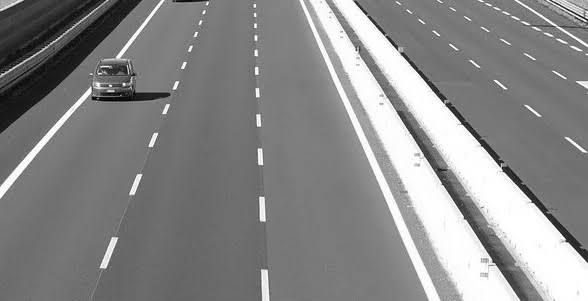
#> input picture Machine_Vision/P2/input.png, 588 x 301 px
$ jupyter execute hough_line.ipynb
#> lines starting #> are read from the running program, lines starting #| are printed output that depends on the picture; after the words box and inside, x2 and y2 are one past the last pixel; in counts of white or black regions, pixels touching at a corner belong together
[cell 1]
import cv2
import numpy as np
import matplotlib.pyplot as plt

image = cv2.imread("input.png", cv2.IMREAD_GRAYSCALE)
#> image is the input picture: shape (301, 588); min 0, max 255, mean 136

# استخراج لبه‌ ها (Canny)
edges = cv2.Canny(image, 50, 150)
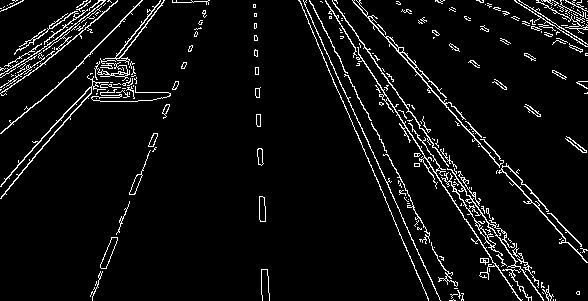
#> edges: shape (301, 588); 5.6% white in thin lines or dots

# هاف
height, width = edges.shape
#> height = 301; width = 588

diag_len = int(np.ceil(np.sqrt(height**2 + width**2)))
#> diag_len = 661

rhos = np.arange(-diag_len, diag_len + 1, 1)
#> rhos = 1323 values from -661 to 661
thetas = np.deg2rad(np.arange(-90, 90, 1))

accumulator = np.zeros((len(rhos), len(thetas)))

cos_t = np.cos(thetas)
sin_t = np.sin(thetas)

# شمارش
ys, xs = np.nonzero(edges)
#> ys = 9943 values from 0 to 300; xs = 9943 values, max 587 at index 170, min 0 at index 555, mean 326.1

for i in range(len(xs)):
    x = xs[i]
    y = ys[i]

    for t in range(len(thetas)):
        rho = int(round(x * cos_t[t] + y * sin_t[t]))
        accumulator[rho + diag_len, t] += 1
#> this loop made 9943 passes
#> x on passes 1 to 3: 12, 13, 14
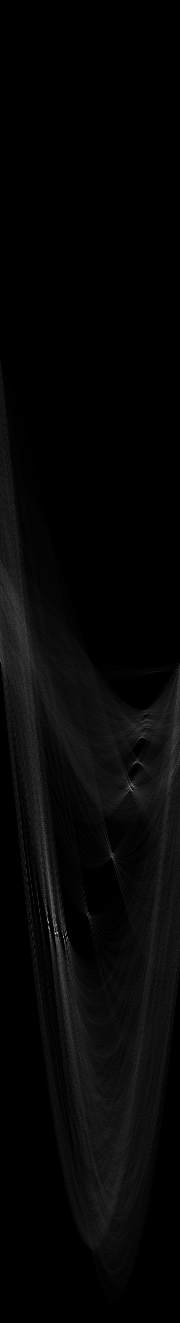
#> accumulator: shape (1323, 180) float64; min 0, max 300, mean 7.5; drawn with min black and max white

# پیدا کردن قله‌ ها
threshold = int(accumulator.max() * 0.5)
#> threshold = 150

lines = []

for r in range(accumulator.shape[0]):
    for t in range(accumulator.shape[1]):
        if accumulator[r, t] >= threshold:
            lines.append((r - diag_len, thetas[t]))

# رسم خطوط روی تصویر
output = cv2.cvtColor(image, cv2.COLOR_GRAY2BGR)

for rho, theta in lines:

    a = np.cos(theta)
    b = np.sin(theta)

    x0 = a * rho
    y0 = b * rho

    x1 = int(x0 + 1000 * (-b))
    y1 = int(y0 + 1000 * (a))

    x2 = int(x0 - 1000 * (-b))
    y2 = int(y0 - 1000 * (a))

    cv2.line(output, (x1, y1), (x2, y2), (255, 0, 0), 2)
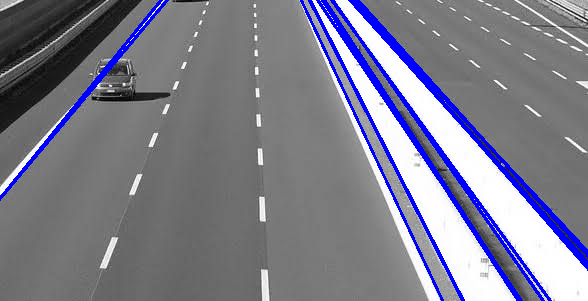
#> output: shape (301, 588, 3); 6.32% of pixels changed, all inside (x1, y1, x2, y2) = (0, 0, 588, 301)

# نمایش نتایج
plt.figure(figsize=(15, 5))

plt.subplot(1, 3, 1)
plt.imshow(edges, cmap="gray")
plt.title("edge (Canny)")
plt.axis("off")

plt.subplot(1, 3, 2)
plt.imshow(
    accumulator,
    cmap="gray",
    aspect="auto",
    extent=[-90, 89, rhos[-1], rhos[0]]
)
plt.title("heatmap")

plt.subplot(1, 3, 3)
plt.imshow(cv2.cvtColor(output, cv2.COLOR_BGR2RGB))
plt.title("final image with lines")
plt.axis("off")

plt.show()
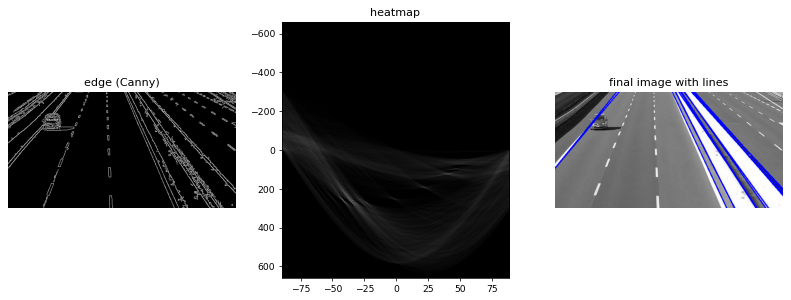
#> figure drawn by matplotlib, 3 panels
